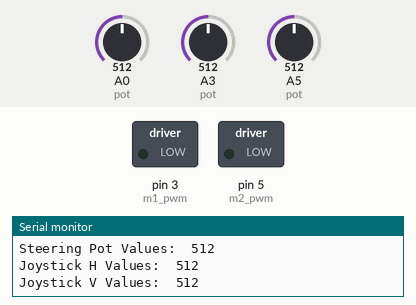
Bench run of a sketch on a simulated Arduino Uno, built with avr-gcc and run on an emulated ATmega328P. On the bench: switched loads named in the sketch (green lamp = pin HIGH), the last lines printed to the serial monitor. The test bench sets the inputs (shaded band); at power-on: A5 (pot) = 512, A0 (pot) = 512, A3 (pot) = 512.

Above: at 1.2 s.
1.3 s: A5 (pot) set to 414
2.8 s: A5 (pot) set to 389
At 3.2 s:
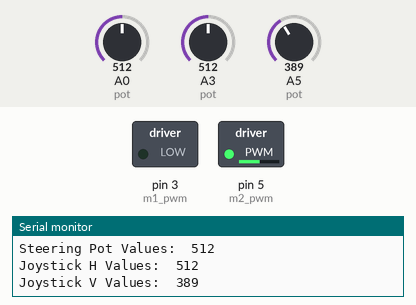
At 4.94 s:
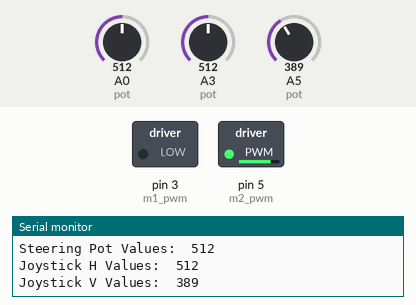
5.8 s: A0 (pot) set to 486
8.8 s: A0 (pot) set to 459
At 10.0 s:
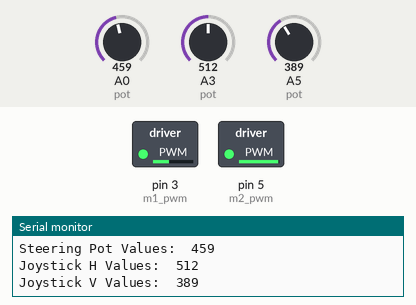
10.5 s: A3 (pot) set to 390
12.5 s: A5 (pot) set to 410
At 14.1 s:
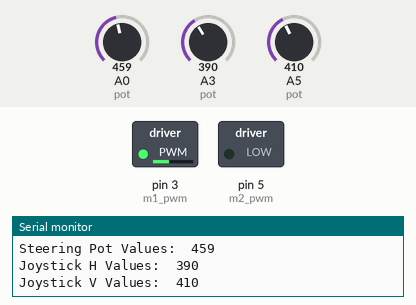
Timing chart, 0 to 15.1 s (numbered marks = the images above; inputs shaded):
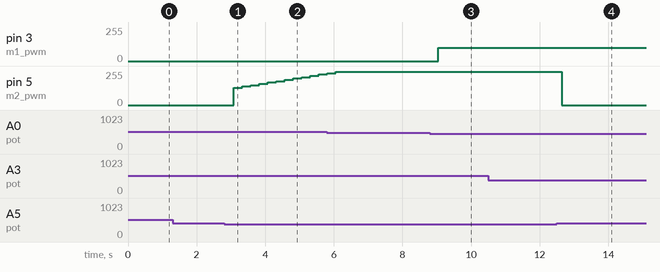

The sketch:

GoBabyGo_noMD_AnalogJoystick_10kPotSteeringFeedback.ino
```cpp
//Nathan Smith, April 2016,  Wichita State University GoBabyGo code
//Advising ENGR 202 students for their GBG build.
//Using a joystick to control drivemotor (Forward/Reverse)
//Using a DC motor with a custom built steering linkage and a 10K OHM potentiometer (for feedback)
//to control the steering.
//I am sure this could be alot better, however, as a noob, I am just happy that
//it works.
//*For Public Use*

   const int m1_pwm = 3 ;  //initializing pin 3 as pwm steering motor
   const int m2_pwm = 5 ;  //initializing pin 5 as pwm drivemotor
   const int m1_dir = 8 ; //steering output
   //const int in_b = 9 ; //steering output
   const int m2_dir = 10 ; //drivemotor output
   const int d2 = 7 ; // driver enable pin
   int steer_link_Pot = analogRead(A0); //Reads value of steering linkage pot
   int joystick_steerPot = analogRead(A3); //Reads value of joysticks H pot
   int joystick_drivePot = analogRead (A5); //Reads value of joystick V pot
   const int right_threshold = 700; //Sets beginning threshold on joystick H pot
   const int left_threshold = 400; //Sets beginning threshold on joystick H pot
   const int forward_threshold = 750; //Sets beginning threshold on joystick V pot
   const int reverse_threshold = 400; //Sets beginning threshold on joystick V pot
   const int pot_thresholdMin = 335; //Sets steering stop limits
   const int pot_thresholdMax = 695; //Sets steering stop limits
   const int steerpot_center = 504; //provides a center point to return to
   const int steering_deadband = 35; //deadband to account for sensitivity
   int center_window = 0;
   int steerpot_window = 0;
   int accel = 0;
void setup()
{

   Serial.begin(9600); // initialize serial communication at 9600 bits per second

}

void loop()
{

steer_link_Pot = analogRead(A0); //Reads value of 10K pot attached to the steering linkage
joystick_steerPot = analogRead(A3); //Reads value of joystick H pot
joystick_drivePot = analogRead (A5); //Reads Value of joystick V pot
delay (100); //delay set for stability

 //For forward movement
 if(joystick_drivePot > forward_threshold)
 {
  if(accel <=240) {
    accel = accel + 10 ;
  }
   //digitalWrite(m2_pwm,HIGH) ;
   digitalWrite(m2_dir,LOW) ;
   digitalWrite(d2, HIGH) ;
   analogWrite(m2_pwm,accel) ;
 }

   //For reverse movement
   if(joystick_drivePot < reverse_threshold)
   {
    if(accel <=240) {
    accel = accel + 10 ;
    }
   //digitalWrite(m2_pwm,HIGH) ;
   digitalWrite(m2_dir,HIGH) ;
   digitalWrite(d2, HIGH);
   analogWrite(m2_pwm,accel) ;
   }

   //For no forward/reverse movement
   if((joystick_drivePot > reverse_threshold)&&(joystick_drivePot < forward_threshold))
   {
   accel = 120;
   digitalWrite(m2_pwm,LOW) ;
   digitalWrite(m2_dir,LOW) ;
   digitalWrite(d2, HIGH) ;
//   analogWrite(m2_pwm,100) ;
   }

//For Righthand or CW motion: in_a = High , in_b = Low
if ((joystick_steerPot > right_threshold)&&(steer_link_Pot < pot_thresholdMax))
{
//digitalWrite(m1_pwm,HIGH) ;
digitalWrite(m1_dir,LOW) ;
digitalWrite(d2, HIGH) ;
analogWrite(m1_pwm,100) ;
Serial.println("Turn Right");
}

//For Lefthand or CCW motion: in_a = LOW , in_b = HIGH
if ((joystick_steerPot < left_threshold)&&(steer_link_Pot > pot_thresholdMin))
{
//digitalWrite(m1_pwm,HIGH) ;
digitalWrite(m1_dir,HIGH) ;
digitalWrite(d2, HIGH) ;
analogWrite(m1_pwm,100) ;
Serial.println("Turn Left");
}

//States that if joystick value has not met its threshold, then do nothing
if ((joystick_steerPot > left_threshold)&(joystick_steerPot < right_threshold))
{
 digitalWrite(m1_pwm,LOW) ;
 digitalWrite(m1_dir,LOW) ;
 digitalWrite(d2, HIGH) ;
 //analogWrite(m1_pwm,255) ;
 Serial.println("Stop Turning 1");
}

//States that if the steering linkage potentiometer meets its limit, then do nothing (keeps it from turning too far in either direction)
else if ((steer_link_Pot < pot_thresholdMin)||(steer_link_Pot > pot_thresholdMax))
 {
 digitalWrite(m1_pwm,LOW) ;
 digitalWrite(m1_dir,LOW) ;
 digitalWrite(d2, HIGH) ;
 //analogWrite(m1_pwm,255) ;
 Serial.println("Stop Turning 2");
 }

//Moves steering to center
center_window = 1;
steerpot_window = 1;
if (joystick_steerPot > right_threshold)center_window = 0;
if (joystick_steerPot < left_threshold)center_window = 0;

if (center_window == 1)
  {
    if (steer_link_Pot > steerpot_center + steering_deadband)
    {
      steerpot_window = 0;
     // digitalWrite(m1_pwm,HIGH) ;
      digitalWrite(m1_dir,LOW) ;
      digitalWrite(d2, HIGH) ;
      analogWrite(m1_pwm,100) ;
      Serial.println("Turn Left to Center");
    }
    if (steer_link_Pot < steerpot_center - steering_deadband)   // - steering_deadband
    {
       steerpot_window = 0;
       //digitalWrite(m1_pwm,HIGH) ;
       digitalWrite(m1_dir,HIGH) ;
       digitalWrite(d2, HIGH) ;
       analogWrite(m1_pwm,100) ;
       Serial.println("Turn Right to Center");
     }
    if (steerpot_window == 1)
    {
     digitalWrite(m1_pwm,LOW) ;
     digitalWrite(m1_dir,LOW) ;
     digitalWrite(d2, HIGH) ;
//     analogWrite(m1_pwm,100) ;
     Serial.println("Stop Centered");
    }
  }


 // prints the analog values on the serial monitor
   Serial.print("Steering Pot Values:  ");
   Serial.print(steer_link_Pot);
     Serial.println(" ");
   Serial.print("Joystick H Values:  ");
   Serial.print(joystick_steerPot);
     Serial.println(" ");
   Serial.print("Joystick V Values:  ");
   Serial.print(joystick_drivePot);
     Serial.println(" ");
   delay(100);        // delay between reads for stability
 }
```

Measured:
- the behaviour switches between 400 and 399 on A5 (pot) (found by bisection; images 0 and 1)
- the behaviour switches between 469 and 468 on A0 (pot) (found by bisection; images 2 and 3)
- after the input at 2.8 s, pin 5 (m2_pwm): moves from 0/255 to 230/255 over 2.5 s, starting after 0.28 s
- after the input at 8.8 s, pin 3 (m1_pwm): 0/255 → 100/255 after 0.24 s
- after the input at 12.5 s, pin 5 (m2_pwm): 250/255 → 0/255 after 0.14 s
